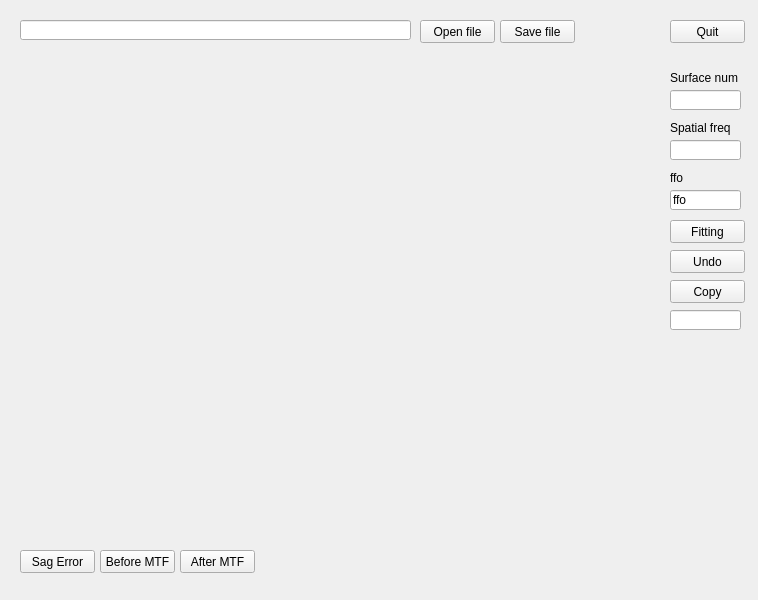
<?xml version="1.0" encoding="UTF-8"?>
<ui version="4.0">
 <class>MainWindow</class>
 <widget class="QMainWindow" name="MainWindow">
  <property name="geometry">
   <rect>
    <x>0</x>
    <y>0</y>
    <width>758</width>
    <height>600</height>
   </rect>
  </property>
  <property name="windowTitle">
   <string>Fitting</string>
  </property>
  <widget class="QWidget" name="centralwidget">
   <widget class="QPushButton" name="Openfile">
    <property name="geometry">
     <rect>
      <x>420</x>
      <y>20</y>
      <width>75</width>
      <height>23</height>
     </rect>
    </property>
    <property name="text">
     <string>Open file</string>
    </property>
   </widget>
   <widget class="QLineEdit" name="filepath">
    <property name="geometry">
     <rect>
      <x>20</x>
      <y>20</y>
      <width>391</width>
      <height>20</height>
     </rect>
    </property>
   </widget>
   <widget class="QLabel" name="lbSurfacenum">
    <property name="geometry">
     <rect>
      <x>670</x>
      <y>70</y>
      <width>81</width>
      <height>16</height>
     </rect>
    </property>
    <property name="text">
     <string>Surface num</string>
    </property>
   </widget>
   <widget class="QLineEdit" name="SurfaceNum">
    <property name="geometry">
     <rect>
      <x>670</x>
      <y>90</y>
      <width>71</width>
      <height>20</height>
     </rect>
    </property>
   </widget>
   <widget class="QLabel" name="lbSpatialfreq">
    <property name="geometry">
     <rect>
      <x>670</x>
      <y>120</y>
      <width>81</width>
      <height>16</height>
     </rect>
    </property>
    <property name="text">
     <string>Spatial freq</string>
    </property>
   </widget>
   <widget class="QLineEdit" name="SpatialFreq">
    <property name="geometry">
     <rect>
      <x>670</x>
      <y>140</y>
      <width>71</width>
      <height>20</height>
     </rect>
    </property>
   </widget>
   <widget class="QPushButton" name="SagError">
    <property name="geometry">
     <rect>
      <x>20</x>
      <y>550</y>
      <width>75</width>
      <height>23</height>
     </rect>
    </property>
    <property name="text">
     <string>Sag Error</string>
    </property>
   </widget>
   <widget class="QPushButton" name="BeforeMTF">
    <property name="geometry">
     <rect>
      <x>100</x>
      <y>550</y>
      <width>75</width>
      <height>23</height>
     </rect>
    </property>
    <property name="text">
     <string>Before MTF</string>
    </property>
   </widget>
   <widget class="QPushButton" name="AfterMTF">
    <property name="geometry">
     <rect>
      <x>180</x>
      <y>550</y>
      <width>75</width>
      <height>23</height>
     </rect>
    </property>
    <property name="text">
     <string>After MTF</string>
    </property>
   </widget>
   <widget class="QPushButton" name="Quit">
    <property name="geometry">
     <rect>
      <x>670</x>
      <y>20</y>
      <width>75</width>
      <height>23</height>
     </rect>
    </property>
    <property name="text">
     <string>Quit</string>
    </property>
   </widget>
   <widget class="QPushButton" name="Fitting">
    <property name="geometry">
     <rect>
      <x>670</x>
      <y>220</y>
      <width>75</width>
      <height>23</height>
     </rect>
    </property>
    <property name="text">
     <string>Fitting</string>
    </property>
   </widget>
   <widget class="QLabel" name="Graphic">
    <property name="geometry">
     <rect>
      <x>20</x>
      <y>60</y>
      <width>631</width>
      <height>471</height>
     </rect>
    </property>
    <property name="text">
     <string/>
    </property>
   </widget>
   <widget class="QPushButton" name="Savefile">
    <property name="geometry">
     <rect>
      <x>500</x>
      <y>20</y>
      <width>75</width>
      <height>23</height>
     </rect>
    </property>
    <property name="text">
     <string>Save file</string>
    </property>
   </widget>
   <widget class="QLineEdit" name="ffo">
    <property name="geometry">
     <rect>
      <x>670</x>
      <y>190</y>
      <width>71</width>
      <height>20</height>
     </rect>
    </property>
    <property name="text">
     <string>ffo</string>
    </property>
   </widget>
   <widget class="QLabel" name="lbffo">
    <property name="geometry">
     <rect>
      <x>670</x>
      <y>170</y>
      <width>81</width>
      <height>16</height>
     </rect>
    </property>
    <property name="text">
     <string>ffo</string>
    </property>
   </widget>
   <widget class="QPushButton" name="Undo">
    <property name="geometry">
     <rect>
      <x>670</x>
      <y>250</y>
      <width>75</width>
      <height>23</height>
     </rect>
    </property>
    <property name="text">
     <string>Undo</string>
    </property>
   </widget>
   <widget class="QPushButton" name="Copy">
    <property name="geometry">
     <rect>
      <x>670</x>
      <y>280</y>
      <width>75</width>
      <height>23</height>
     </rect>
    </property>
    <property name="text">
     <string>Copy</string>
    </property>
   </widget>
   <widget class="QLineEdit" name="finish">
    <property name="geometry">
     <rect>
      <x>670</x>
      <y>310</y>
      <width>71</width>
      <height>20</height>
     </rect>
    </property>
    <property name="text">
     <string/>
    </property>
   </widget>
  </widget>
 </widget>
 <resources/>
 <connections/>
</ui>
